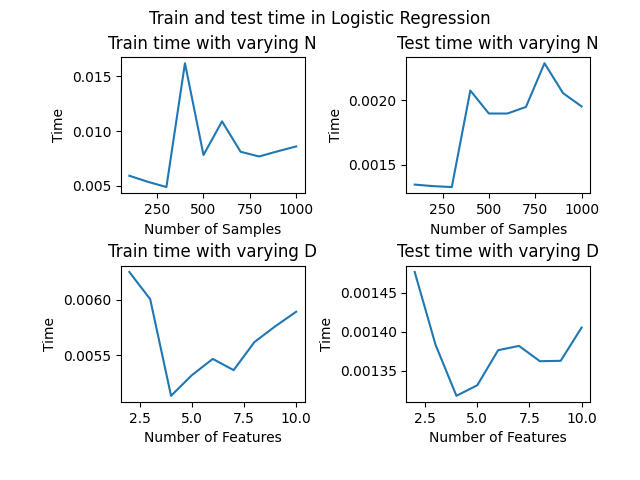

Write the Python code that produced this figure.
import numpy as np
import pandas as pd
# from logistic_regeression import LogisticRegression
# from metrics import *
from sklearn.model_selection import train_test_split
import matplotlib.pyplot as plt
from sklearn.linear_model import LogisticRegression
import timeit


###################################################################

#function to convert dataset to dataframe if not
def array_to_dataframe(x):
    x = pd.DataFrame(x)
    x = x.reset_index(drop=True)
    return x

#function to convert labels to series if not already
def array_to_series(x):
    x = pd.Series(x)
    x = x.reset_index(drop= True)
    return x

###################################################################
N = 10
D = 10
N_test = np.arange(100,N*100+1,100)
P_test = np.arange(2,D+1,1)

time_train_n = []
time_test_n = []

for i in range(1,N+1):
    n = 100*i
    X = pd.DataFrame({i:pd.Series(np.random.randint(2, size = n)) for i in range(5)})
    y = pd.Series(np.random.randint(2, size = n))

    X_train, X_test, y_train, y_test = train_test_split(X,y,test_size=0.3)
    X_train, X_test = array_to_dataframe(X_train), array_to_dataframe(X_test)
    y_train, y_test = array_to_series(y_train), array_to_series(y_test)

    start = timeit.default_timer()
    lr = LogisticRegression(random_state=0).fit(X_train,y_train)
    mid = timeit.default_timer()
    lr.predict(X_test)
    end = timeit.default_timer()

    time_train_n.append(mid-start)
    time_test_n.append(end-mid)


time_train_d = []
time_test_d = []

for d in range(2,D+1):
    
    X = pd.DataFrame({i:pd.Series(np.random.randint(2, size = 500)) for i in range(d)})
    y = pd.Series(np.random.randint(2, size = 500))

    X_train, X_test, y_train, y_test = train_test_split(X,y,test_size=0.3)
    X_train, X_test = array_to_dataframe(X_train), array_to_dataframe(X_test)
    y_train, y_test = array_to_series(y_train), array_to_series(y_test)

    start = timeit.default_timer()
    lr = LogisticRegression(random_state=0).fit(X_train,y_train)
    mid = timeit.default_timer()
    lr.predict(X_test)
    end = timeit.default_timer()

    time_train_d.append(mid-start)
    time_test_d.append(end-mid)

fig1 = plt.figure()

plt.subplot(2,2,1)
plt.tight_layout(h_pad=0.5, w_pad=0.5, pad=2.5)
plt.plot(N_test, time_train_n)
plt.xlabel('Number of Samples')
plt.ylabel('Time')
plt.title('Train time with varying N')

plt.subplot(2,2,2)
plt.tight_layout(h_pad=0.5, w_pad=0.5, pad=2.5)
plt.plot(N_test, time_test_n)
plt.xlabel('Number of Samples')
plt.ylabel('Time')
plt.title('Test time with varying N')

plt.subplot(2,2,3)
plt.tight_layout(h_pad=0.5, w_pad=0.5, pad=2.5)
plt.plot(P_test, time_train_d)
plt.xlabel('Number of Features')
plt.ylabel('Time')
plt.title('Train time with varying D')

plt.subplot(2,2,4)
plt.tight_layout(h_pad=0.5, w_pad=0.5, pad=2.5)
plt.plot(P_test, time_test_d)
plt.xlabel('Number of Features')
plt.ylabel('Time')
plt.title('Test time with varying D')

plt.suptitle('Train and test time in Logistic Regression')
plt.savefig('q2.png')
plt.show()